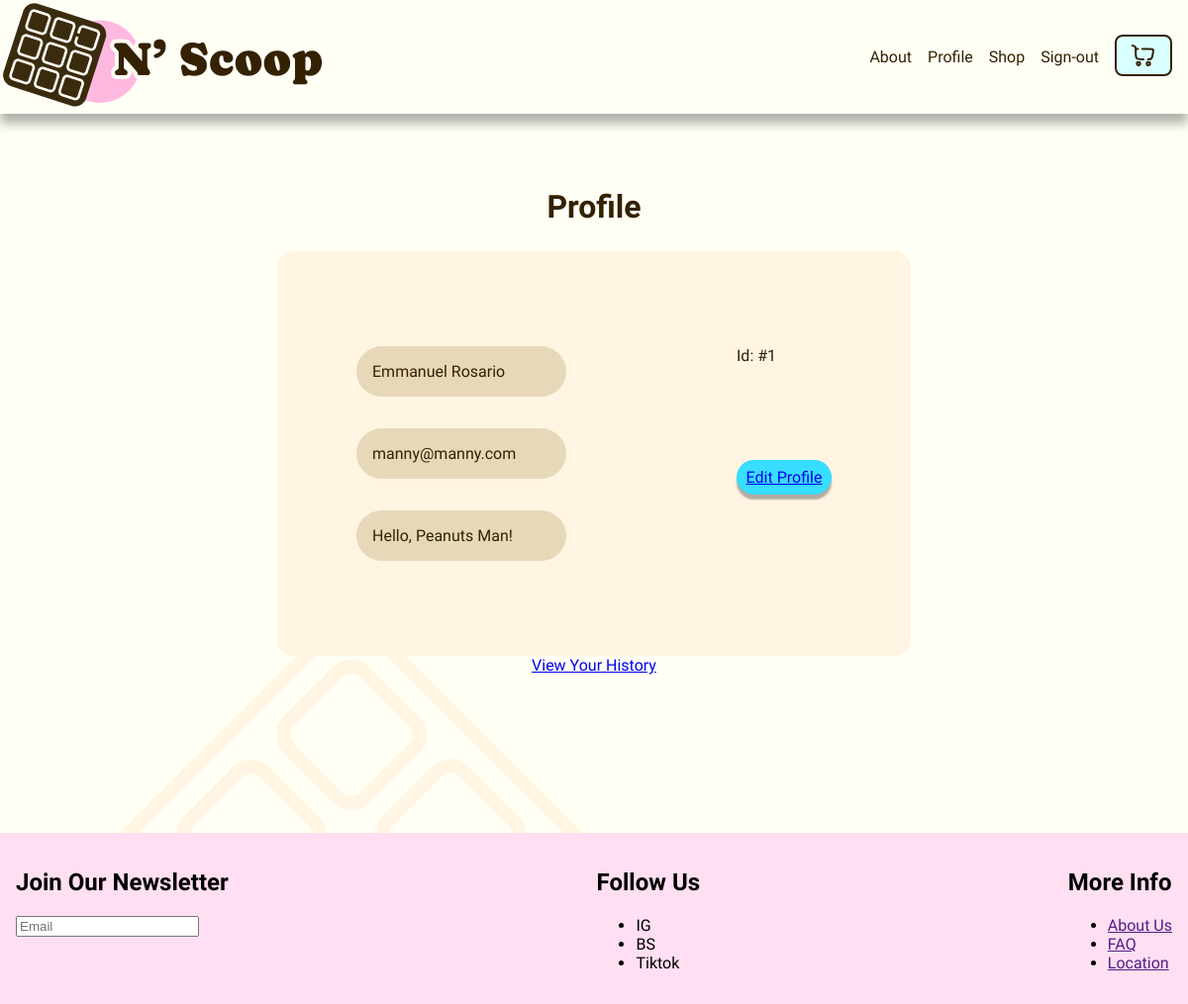
Screenshot of /profile (signed in) with the database file from the repository.
### tables this page shows
CREATE TABLE users (
    id INTEGER PRIMARY KEY AUTOINCREMENT,
    username TEXT NOT NULL UNIQUE,
    name TEXT, 
    password TEXT NOT NULL,
    email TEXT UNIQUE,
    description TEXT,
    cart_id INTEGER,
    created_at DATETIME DEFAULT CURRENT_TIMESTAMP,
    updated_at DATETIME DEFAULT CURRENT_TIMESTAMP,
    FOREIGN KEY (cart_id) REFERENCES cart(id)
);

### app.py (the view)
@app.route("/profile")
@login_required
def profile():
  user_id = session["user_id"]
  db = get_db()
  user = db.execute("SELECT name, email, description FROM users WHERE id = ?", (user_id,)).fetchone()
  print(user)
  return render_template("profile.html", user_id=user_id, name=user["name"], email=user["email"], description=user["description"] )

### app.py (called while the page is built)
@app.teardown_appcontext
def close_connection(exception):
  db = getattr(g, '_database', None)
  if db is not None:
    db.close()

### helpers.py (called while the page is built)
def login_required(f):
    @wraps(f)
    def decorator_function(*args, **kwargs):
        if session.get("user_id") is None:
            return redirect("/login")
        return f(*args, **kwargs)
    return decorator_function

def get_db():
    db = getattr(g, '_database', None)
    if db is None:
        db = g._database = sqlite3.connect(DATABASE)
        db.row_factory = sqlite3.Row
    return db

### templates/profile.html (shortened to what this page needs)
{% extends "layout.html" %}
{% block main%}
<section class="container">
  <h1>Profile</h1>
    <div class="profile-container">
      <div class="profile-form-t-container">
        {% if not name %}
        <p class="profile-fields profile-name"></p>
        {% else %}
        <p class="profile-fields profile-name">{{ name }}</p>
        {% endif %}
        {% if not email %}
        <p class="profile-fields profile-name" ></p>
        {% else %}
        <p class="profile-fields profile-name" >{{email}}</p>
        {% endif %}
        {% if not description %}
        <p class="profile-fields profile-name">About You </p>
        {% else %}
        <p class="profile-fields profile-name"> {{ description }}</p>
        {% endif %}
      </div>
      <div class="profile-form-b-container">
        {% if user_id %}
        <p>Id: #{{ user_id }}</p>
        {%else %}
        <p>Id: ###</p>
        {%endif%}
        <button class="btn-primary"><a href="/edit-profile">Edit Profile</a></button>
      </div>
    </div>
    <div>
      <a href="/history">View Your History</a>
    </div>
</section>
{% endblock %}

### static/style.css (style rules this page uses)
body { margin: 0; width: 100vw; font-family: "Caprasimo", serif; font-weight: 300; overscroll-behavior: none; background-image: url("../static/images/Product_Photos/BG-General.png"); }
html { margin: 0; }
*::before, *:after { box-sizing: border-box; }
.container { display: flex; flex-direction: column; align-items: center; margin: 3rem 0 10rem 0; color: #332100; }
.container h1 { font-size: 2rem; }
.profile-form-t-container { display:flex; flex-direction: column; justify-content: space-between; align-content: space-between; }
.profile-form-b-container { display: flex; flex-direction: column; gap: 5em; }
.profile-container { display: flex; flex-direction: row; justify-content: space-between; background-color: #FFF5E2; padding: 5rem; width: 40vw; border-radius: 1rem; }
.profile-fields { border: none; padding: 1rem; margin: 1rem 0 ; border-radius: 2rem; background-color: #E7D8BA; font-family: "Caprasimo", serif; width: 15vw; }
.btn-primary { background-color: #38DDFF; color:#FFF5E2; padding: .5rem; border: none; border-radius: 4rem; width: 8vw; cursor: pointer; font-family: "Caprasimo", serif; font-size: 1rem; box-shadow: 0px 5px 2px 0 rgba(0, 0, 0, .3); }

### rows the page displays
users: name "Emmanuel Rosario", email "manny@manny.com", description "Hello, Peanuts Man!"

### other values shown
{{ user_id }} "1"
